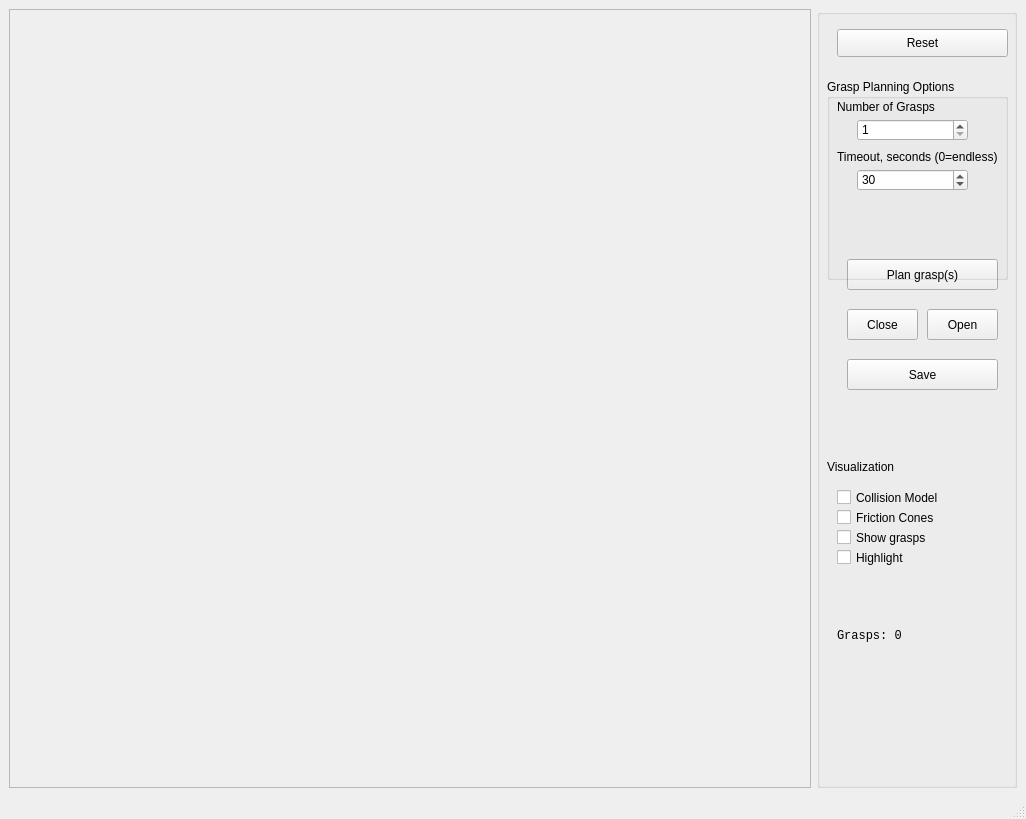
<?xml version="1.0" encoding="UTF-8"?>
<ui version="4.0">
 <class>GraspPlanner</class>
 <widget class="QMainWindow" name="GraspPlanner">
  <property name="geometry">
   <rect>
    <x>0</x>
    <y>0</y>
    <width>1026</width>
    <height>819</height>
   </rect>
  </property>
  <property name="windowTitle">
   <string>GraspStudio - GraspPlanner</string>
  </property>
  <widget class="QWidget" name="centralwidget">
   <layout class="QGridLayout" name="gridLayout">
    <item row="0" column="0">
     <widget class="QFrame" name="frameViewer">
      <property name="frameShape">
       <enum>QFrame::StyledPanel</enum>
      </property>
      <property name="frameShadow">
       <enum>QFrame::Raised</enum>
      </property>
     </widget>
    </item>
    <item row="0" column="1">
     <widget class="QGroupBox" name="groupBox">
      <property name="maximumSize">
       <size>
        <width>200</width>
        <height>16777215</height>
       </size>
      </property>
      <property name="title">
       <string/>
      </property>
      <widget class="QPushButton" name="pushButtonReset">
       <property name="geometry">
        <rect>
         <x>20</x>
         <y>20</y>
         <width>171</width>
         <height>28</height>
        </rect>
       </property>
       <property name="text">
        <string>Reset</string>
       </property>
      </widget>
      <widget class="QLabel" name="label_10">
       <property name="geometry">
        <rect>
         <x>10</x>
         <y>450</y>
         <width>81</width>
         <height>16</height>
        </rect>
       </property>
       <property name="text">
        <string>Visualization</string>
       </property>
      </widget>
      <widget class="QCheckBox" name="checkBoxColModel">
       <property name="geometry">
        <rect>
         <x>20</x>
         <y>480</y>
         <width>141</width>
         <height>17</height>
        </rect>
       </property>
       <property name="text">
        <string>Collision Model</string>
       </property>
      </widget>
      <widget class="QCheckBox" name="checkBoxCones">
       <property name="geometry">
        <rect>
         <x>20</x>
         <y>500</y>
         <width>141</width>
         <height>17</height>
        </rect>
       </property>
       <property name="text">
        <string>Friction Cones</string>
       </property>
      </widget>
      <widget class="QCheckBox" name="checkBoxGrasps">
       <property name="geometry">
        <rect>
         <x>20</x>
         <y>520</y>
         <width>141</width>
         <height>17</height>
        </rect>
       </property>
       <property name="text">
        <string>Show grasps</string>
       </property>
      </widget>
      <widget class="QPushButton" name="pushButtonPlan">
       <property name="geometry">
        <rect>
         <x>30</x>
         <y>250</y>
         <width>151</width>
         <height>31</height>
        </rect>
       </property>
       <property name="text">
        <string>Plan grasp(s)</string>
       </property>
      </widget>
      <widget class="QGroupBox" name="groupBox_2">
       <property name="geometry">
        <rect>
         <x>10</x>
         <y>70</y>
         <width>181</width>
         <height>201</height>
        </rect>
       </property>
       <property name="title">
        <string>Grasp Planning Options</string>
       </property>
       <widget class="QSpinBox" name="spinBoxGraspNumber">
        <property name="geometry">
         <rect>
          <x>30</x>
          <y>40</y>
          <width>111</width>
          <height>22</height>
         </rect>
        </property>
        <property name="minimum">
         <number>1</number>
        </property>
        <property name="maximum">
         <number>10000000</number>
        </property>
       </widget>
       <widget class="QLabel" name="label_11">
        <property name="geometry">
         <rect>
          <x>10</x>
          <y>20</y>
          <width>121</width>
          <height>16</height>
         </rect>
        </property>
        <property name="text">
         <string>Number of Grasps</string>
        </property>
       </widget>
       <widget class="QLabel" name="label_12">
        <property name="geometry">
         <rect>
          <x>10</x>
          <y>70</y>
          <width>171</width>
          <height>16</height>
         </rect>
        </property>
        <property name="text">
         <string>Timeout, seconds (0=endless)</string>
        </property>
       </widget>
       <widget class="QSpinBox" name="spinBoxTimeOut">
        <property name="geometry">
         <rect>
          <x>30</x>
          <y>90</y>
          <width>111</width>
          <height>22</height>
         </rect>
        </property>
        <property name="minimum">
         <number>0</number>
        </property>
        <property name="maximum">
         <number>10000000</number>
        </property>
        <property name="value">
         <number>30</number>
        </property>
       </widget>
      </widget>
      <widget class="QPushButton" name="pushButtonSave">
       <property name="geometry">
        <rect>
         <x>30</x>
         <y>350</y>
         <width>151</width>
         <height>31</height>
        </rect>
       </property>
       <property name="text">
        <string>Save</string>
       </property>
      </widget>
      <widget class="QPushButton" name="pushButtonClose">
       <property name="geometry">
        <rect>
         <x>30</x>
         <y>300</y>
         <width>71</width>
         <height>31</height>
        </rect>
       </property>
       <property name="text">
        <string>Close</string>
       </property>
      </widget>
      <widget class="QPushButton" name="pushButtonOpen">
       <property name="geometry">
        <rect>
         <x>110</x>
         <y>300</y>
         <width>71</width>
         <height>31</height>
        </rect>
       </property>
       <property name="text">
        <string>Open</string>
       </property>
      </widget>
      <widget class="QLabel" name="labelInfo">
       <property name="geometry">
        <rect>
         <x>20</x>
         <y>620</y>
         <width>161</width>
         <height>111</height>
        </rect>
       </property>
       <property name="font">
        <font>
         <family>Liberation Mono</family>
         <pointsize>9</pointsize>
         <weight>50</weight>
         <italic>false</italic>
         <bold>false</bold>
        </font>
       </property>
       <property name="text">
        <string>Grasps: 0</string>
       </property>
       <property name="alignment">
        <set>Qt::AlignLeading|Qt::AlignLeft|Qt::AlignTop</set>
       </property>
      </widget>
      <widget class="QCheckBox" name="checkBoxHighlight">
       <property name="geometry">
        <rect>
         <x>20</x>
         <y>540</y>
         <width>141</width>
         <height>17</height>
        </rect>
       </property>
       <property name="text">
        <string>Highlight</string>
       </property>
      </widget>
     </widget>
    </item>
   </layout>
  </widget>
  <widget class="QMenuBar" name="menubar">
   <property name="geometry">
    <rect>
     <x>0</x>
     <y>0</y>
     <width>1026</width>
     <height>25</height>
    </rect>
   </property>
  </widget>
  <widget class="QStatusBar" name="statusbar"/>
 </widget>
 <resources/>
 <connections/>
</ui>
